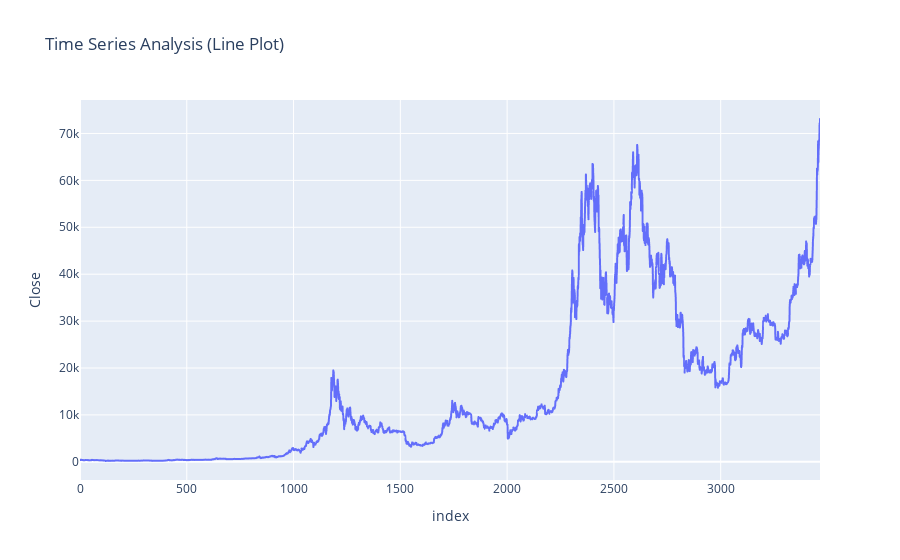

The notebook cell saved with this chart:
### Markdown cell above
# Time-Series Analysis

### Code cell
import plotly.express as px
figure = px.line(df1, x = df1.index, 
                 y = "Close", 
                 title = "Time Series Analysis (Line Plot)")
figure.show()

### Figure 1 — Plotly figure (JSON) as saved in the notebook; plotly's stock layout.template omitted (floating-point values rounded to 4 significant figures; data arrays with more than 128 entries replaced by an {"elided": "..."} marker saying what was removed)
{"data": [{"hovertemplate": "index=%{x}<br>Close=%{y}<extra></extra>", "legendgroup": "", "line": {"color": "#636efa", "dash": "solid"}, "marker": {"symbol": "circle"}, "mode": "lines", "name": "", "showlegend": false, "type": "scattergl", "x": {"elided": "3466 int values"}, "xaxis": "x", "y": {"elided": "3466 float values"}, "yaxis": "y"}], "layout": {"autosize": true, "legend": {"tracegroupgap": 0}, "title": {"text": "Time Series Analysis (Line Plot)"}, "xaxis": {"anchor": "y", "autorange": true, "domain": [0, 1], "range": [0, 3465], "title": {"text": "index"}, "type": "linear"}, "yaxis": {"anchor": "x", "autorange": true, "domain": [0, 1], "range": [-3872.0, 77130.0], "title": {"text": "Close"}, "type": "linear"}}}
